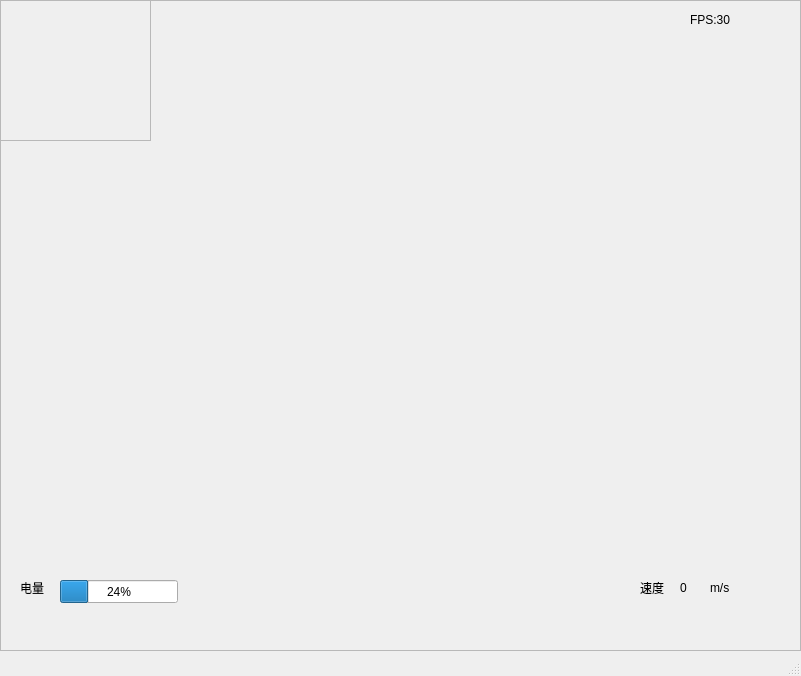
<?xml version="1.0" encoding="UTF-8"?>
<ui version="4.0">
 <class>MainWindow</class>
 <widget class="QMainWindow" name="MainWindow">
  <property name="geometry">
   <rect>
    <x>0</x>
    <y>0</y>
    <width>801</width>
    <height>676</height>
   </rect>
  </property>
  <property name="windowTitle">
   <string>图传界面</string>
  </property>
  <widget class="QWidget" name="centralwidget">
   <widget class="QFrame" name="frame">
    <property name="geometry">
     <rect>
      <x>0</x>
      <y>0</y>
      <width>801</width>
      <height>651</height>
     </rect>
    </property>
    <property name="frameShape">
     <enum>QFrame::Shape::StyledPanel</enum>
    </property>
    <property name="frameShadow">
     <enum>QFrame::Shadow::Raised</enum>
    </property>
    <widget class="QFrame" name="frame_2">
     <property name="geometry">
      <rect>
       <x>0</x>
       <y>0</y>
       <width>151</width>
       <height>141</height>
      </rect>
     </property>
     <property name="frameShape">
      <enum>QFrame::Shape::StyledPanel</enum>
     </property>
     <property name="frameShadow">
      <enum>QFrame::Shadow::Raised</enum>
     </property>
    </widget>
    <widget class="QLabel" name="label">
     <property name="geometry">
      <rect>
       <x>690</x>
       <y>10</y>
       <width>91</width>
       <height>20</height>
      </rect>
     </property>
     <property name="text">
      <string>FPS:30</string>
     </property>
    </widget>
    <widget class="QProgressBar" name="progressBar">
     <property name="geometry">
      <rect>
       <x>60</x>
       <y>580</y>
       <width>118</width>
       <height>23</height>
      </rect>
     </property>
     <property name="value">
      <number>24</number>
     </property>
    </widget>
    <widget class="QLabel" name="label_2">
     <property name="geometry">
      <rect>
       <x>20</x>
       <y>580</y>
       <width>31</width>
       <height>16</height>
      </rect>
     </property>
     <property name="text">
      <string>电量</string>
     </property>
    </widget>
    <widget class="QLabel" name="label_3">
     <property name="geometry">
      <rect>
       <x>640</x>
       <y>580</y>
       <width>54</width>
       <height>16</height>
      </rect>
     </property>
     <property name="text">
      <string>速度</string>
     </property>
    </widget>
    <widget class="QLabel" name="label_4">
     <property name="geometry">
      <rect>
       <x>680</x>
       <y>580</y>
       <width>21</width>
       <height>16</height>
      </rect>
     </property>
     <property name="text">
      <string>0</string>
     </property>
    </widget>
    <widget class="QLabel" name="label_5">
     <property name="geometry">
      <rect>
       <x>710</x>
       <y>580</y>
       <width>54</width>
       <height>16</height>
      </rect>
     </property>
     <property name="text">
      <string>m/s</string>
     </property>
    </widget>
   </widget>
  </widget>
  <widget class="QMenuBar" name="menubar">
   <property name="geometry">
    <rect>
     <x>0</x>
     <y>0</y>
     <width>801</width>
     <height>33</height>
    </rect>
   </property>
  </widget>
  <widget class="QStatusBar" name="statusbar"/>
 </widget>
 <resources/>
 <connections/>
</ui>
